Frame 1 (no input): blank canvas, image omitted
Frame 60 (no input): blank canvas, image omitted
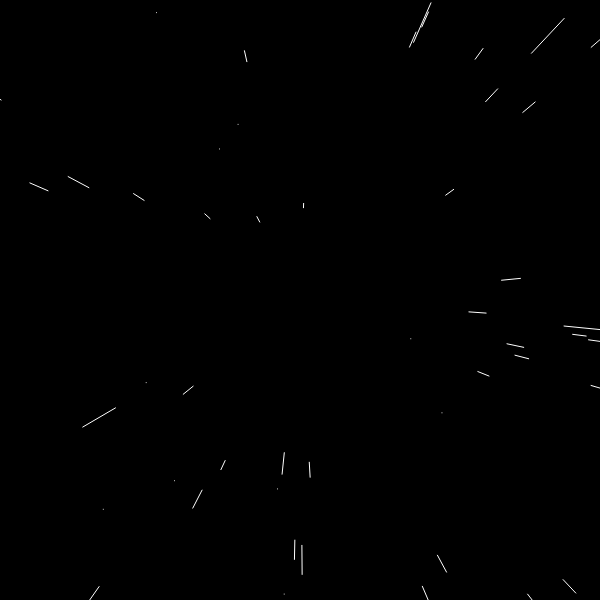
Frame 120 (the mouse pressed at the canvas centre since frame 60)

The p5.js sketch whose frames 1 and 60 were blank and that drew this single picture after the mouse press (run headless with seeded random() and noise() and a simulated clock; from frame 60 on, the mouse is pressed at the canvas centre):

// p5.js sketch
// ── sketch.js
var stars = [];
var speed;

function setup() {
  createCanvas(600, 600);
  for (var i = 0; i < 900; i++) {
    stars[i] = new star();
  }
}

function draw() {
  background(0);
  translate(width / 2, height / 2);
  speed = map(mouseX, 0, width, 0, 50);
  for (var i = 0; i < stars.length; i++) {
    stars[i].update();
    stars[i].show();
  }
}
// ── star.js
function star() {
  this.x = random(-width, width);
  this.y = random(-height, height);
  this.z = random(width);
  this.prevZ = this.z;

  this.show = function() {
    fill(255);
    noStroke();

    var nextX = map(this.x / this.z, 0, 1, 0, width);
    var nextY = map(this.y / this.z, 0, 1, 0, height);
    
    var size = map(this.z, 0, width, 16 ,0);
    
    var prevX = map(this.x / this.prevZ, 0, 1, 0, width);
    var prevY = map(this.y / this.prevZ, 0, 1, 0, width);
    this.prevZ = this.z;
    
    stroke(255);

    line(prevX, prevY, nextX, nextY);
  }
  
  this.update = function() {
    this.z = this.z - speed;
    if (this.z < 1)
    {
     this.z = random(width);
     this.prevZ = this.z;
     this.x = random(-width, width);
     this.y = random(-height, height);
    }
  }
}
